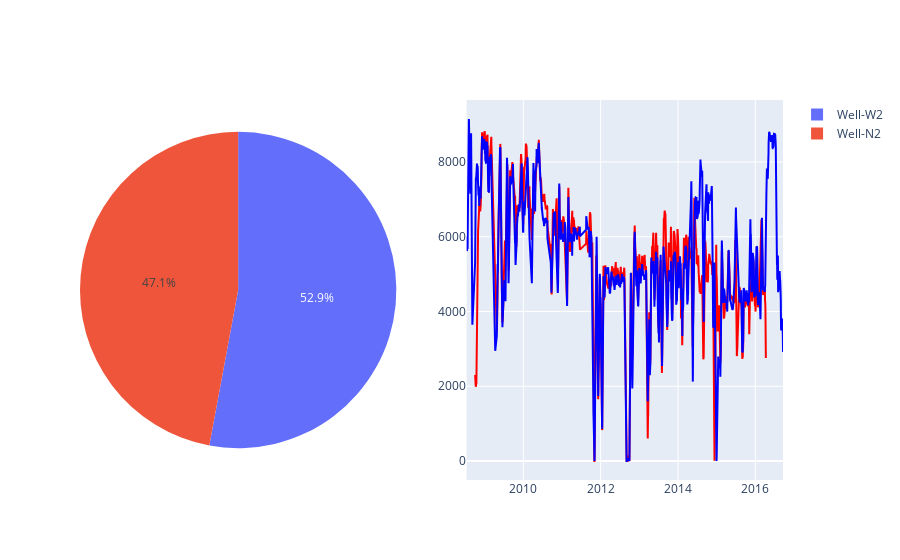

This figure's notebook cell:
### Code cell
import plotly.graph_objects as go
from plotly.subplots import make_subplots

import pandas as pd

series_data = DataSource(data)
df_data = series_data.to_dataframe

filter_series = series_data.filter(early_date, later_date)
filter_df = filter_series.to_dataframe

pt_wi_well = filter_series.create_pivot_table_well(ProductionDataSchema.MOVING_AVERAGE_WI)
pt_wi_well_filter = pt_wi_well[pt_wi_well[ProductionDataSchema.MOVING_AVERAGE_WI] != 0]

pt_ma_wi_date = filter_series.create_pivot_table_date_well_ma(ProductionDataSchema.MOVING_AVERAGE_WI)
pt_ma_wi_date_w1 = pt_ma_wi_date[pt_ma_wi_date[ProductionDataSchema.WELLBORE] == "Well-N2"]
pt_ma_wi_date_w2 = pt_ma_wi_date[pt_ma_wi_date[ProductionDataSchema.WELLBORE] == "Well-W2"]

# Initialize figure with subplots
figure = make_subplots(
            rows=1, cols=2,
            # column_widths=[0.5, 0.5],
            # row_heights=[0.5, 0.5],
            specs=[
                [{"type": "pie"}, {"type": "scatter"}],
            ]
        )

# pie chart for MA of Water Injection

figure.add_trace(
    go.Pie(
        name="Cum Water Injection (m3) by Well",
        labels=pt_wi_well_filter["WELL_BORE_CODE"].to_list(),
        values=pt_wi_well_filter["MOVING_AVERAGE_WI"].to_list(),
        # hole=0.5
        ),
        row=1, col=1,
    )

# line chart for MA of Well-N2
figure.add_trace(
    go.Scatter(
        name="Cum Water Injection (m3) by Time",
        x=pt_ma_wi_date_w1["DATEPRD"],
        y=pt_ma_wi_date_w1["MOVING_AVERAGE_WI"],
        mode='lines',
        # fill='tozeroy',  # Set fill to 'tozeroy' for area below the line
        line={'color': 'red'},
        showlegend=False
        ),
        row=1, col=2
    )

# line chart for MA of Well-W2
figure.add_trace(
    go.Scatter(
        name="Cum Water Injection (m3) by Time",
        x=pt_ma_wi_date_w2["DATEPRD"],
        y=pt_ma_wi_date_w2["MOVING_AVERAGE_WI"],
        mode='lines',
        # fill='tozeroy',  # Set fill to 'tozeroy' for area below the line
        line={'color': 'blue'},
        showlegend=False
        ),
        row=1, col=2
    )

# # Set theme, margin, and annotation in layout
# figure.update_layout(
#     template="plotly_dark",
#     margin=dict(r=10, t=25, b=40, l=60),
#     annotations=[
#         dict(
#             text="Source: NOAA",
#             showarrow=False,
#             xref="paper",
#             yref="paper",
#             x=0,
#             y=0)
#     ]
# )

figure.show()

### Figure 1 — Plotly figure (JSON) as saved in the notebook; plotly's stock layout.template omitted (floating-point values rounded to 4 significant figures; data arrays with more than 128 entries replaced by an {"elided": "..."} marker saying what was removed)
{"data": [{"domain": {"x": [0, 0.45], "y": [0, 1]}, "labels": ["Well-N2", "Well-W2"], "name": "Cum Water Injection (m3) by Well", "type": "pie", "values": [13220000.0, 14860000.0]}, {"line": {"color": "red"}, "mode": "lines", "name": "Cum Water Injection (m3) by Time", "showlegend": false, "type": "scatter", "x": {"elided": "2513 str values"}, "xaxis": "x", "y": {"elided": "2513 float values"}, "yaxis": "y"}, {"line": {"color": "blue"}, "mode": "lines", "name": "Cum Water Injection (m3) by Time", "showlegend": false, "type": "scatter", "x": {"elided": "2736 str values"}, "xaxis": "x", "y": {"elided": "2736 float values"}, "yaxis": "y"}], "layout": {"xaxis": {"anchor": "y", "domain": [0.55, 1]}, "yaxis": {"anchor": "x", "domain": [0, 1]}}}
